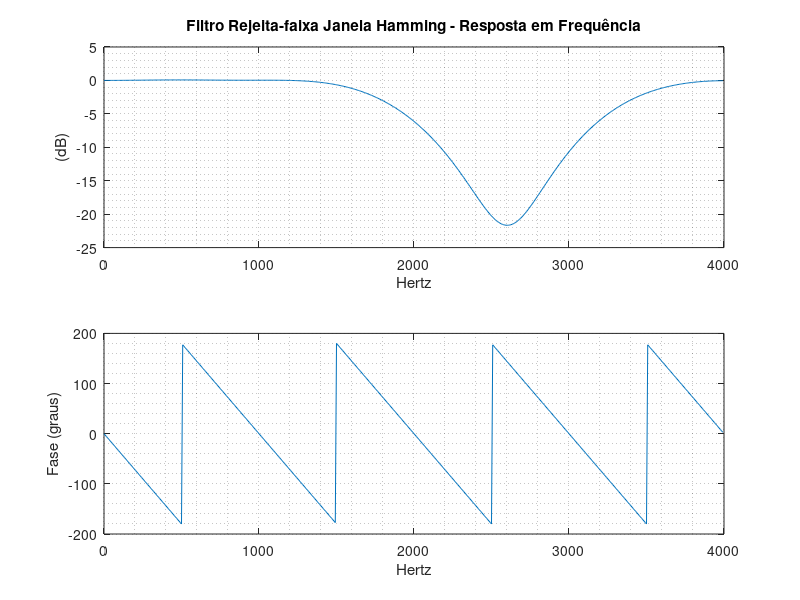
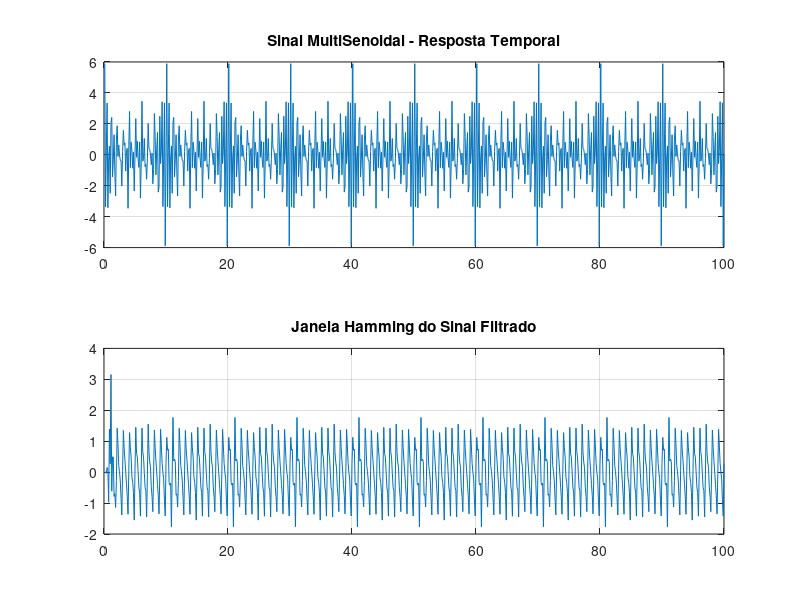
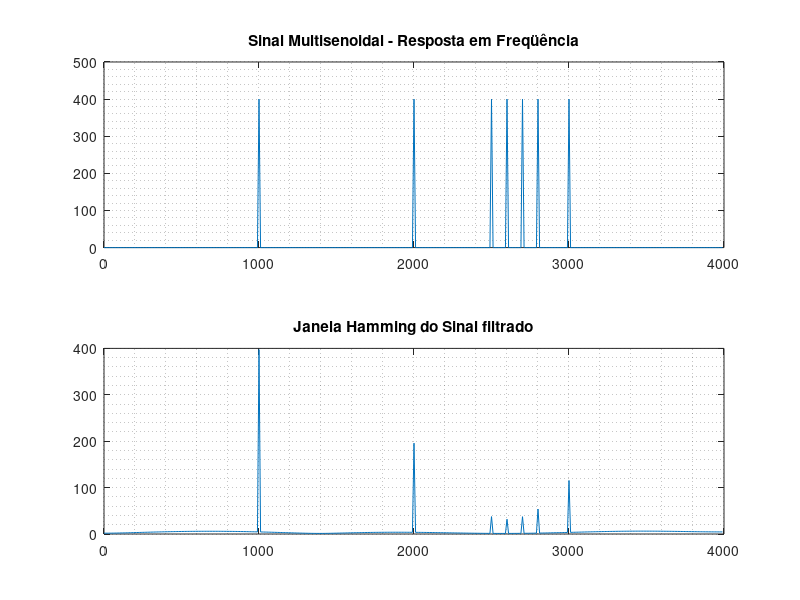

These charts were generated, in order, by the following MATLAB code:
close all;
clear all;
clc;
Wn = [0.5 0.8];       
N = 17;  %Se aumentar esse valor o filtro melhora consideravelmente         
Ws = 8000;

% Resposta janela hamming

%###########################IMPORTANTE##############################
%quando eu chegar do trabalho eu vejo como ficou o restante com vcs
%para modificar as janelas, basta mudar o parametro de hamming para
%rectwin, por exemplo
BM = fir1((N-1),Wn,'stop',hamming(N));
%Calculos para Resposta em Freqüência
%Hamming
[Hr,wr] = freqz(BM,1);
%Gráficos modulo/fase para janela hamming
figure(1);
subplot(2,1,1);
%Gráfico de modulo Db x Hz
plot(wr*Ws/(2*pi),20*log10(abs(Hr)));
grid minor;
title('Filtro Rejeita-faixa Janela Hamming - Resposta em Frequência');
xlabel('Hertz');
ylabel('(dB)'); 
%Gráfico de fase graus x Hz
subplot(2,1,2);
plot(wr*Ws/(2*pi),angle(Hr)*180/pi);grid minor;
xlabel('Hertz'); 
ylabel('Fase (graus)'); 

%Teste do Filtro
%Frequências para as senóides
freq1=1000;
freq2=2000;
freq3=2500;
freq4=2600;
freq5=2700;
freq6=2800;
freq7=3000;
 
%Base de tempo para os sinais senoidais
t = (1:800)/Ws;  

%Sinais Senoidais Individuais
sin1 = sin(2*pi*freq1*t);
sin2 = sin(2*pi*freq2*t);
sin3 = sin(2*pi*freq3*t);
sin4 = sin(2*pi*freq4*t);
sin5 = sin(2*pi*freq5*t);
sin6 = sin(2*pi*freq6*t);
sin7 = sin(2*pi*freq7*t);
 
%Geração dos Sinal Multisenoidal através da soma das várias senóides
MultiSenoidal=sin1+sin2+sin3+sin4+sin5+sin6+sin7;

% Filtragem dos sinais

% MultiSenoidal Filtrado: janela hamming
MFBM = filter(BM,1,MultiSenoidal); 

% Resposta Temporal
t=((1:800)/Ws)*1000;
figure(2);
%antes da filtragem
subplot(2,1,1);
plot(t,MultiSenoidal);
grid on;
title('Sinal MultiSenoidal - Resposta Temporal');
%depois da filtragem
subplot(2,1,2);
plot(t,MFBM); grid on;
title('Janela Hamming do Sinal Filtrado');
 
 
%Resposta em Freqüência
%Módulo da transformada de Fourier para sinais
MTFSM = abs(fft(MultiSenoidal)); %Original
MTFSMFR = abs(fft(MFBM)); %Janela Hamming          
f = Ws*(0:399)/800; 
figure(3);
subplot(2,1,1);
plot(f,MTFSM(1:400)); 
grid minor;
title('Sinal Multisenoidal - Resposta em Freqüência');
%depois da filtragem, verifiquem que na faixa de frequencia entre 2kHz e
%3kHz o sinal é atenuado
subplot(2,1,2);
plot(f,MTFSMFR(1:400)); 
grid minor;
title('Janela Hamming do Sinal filtrado');